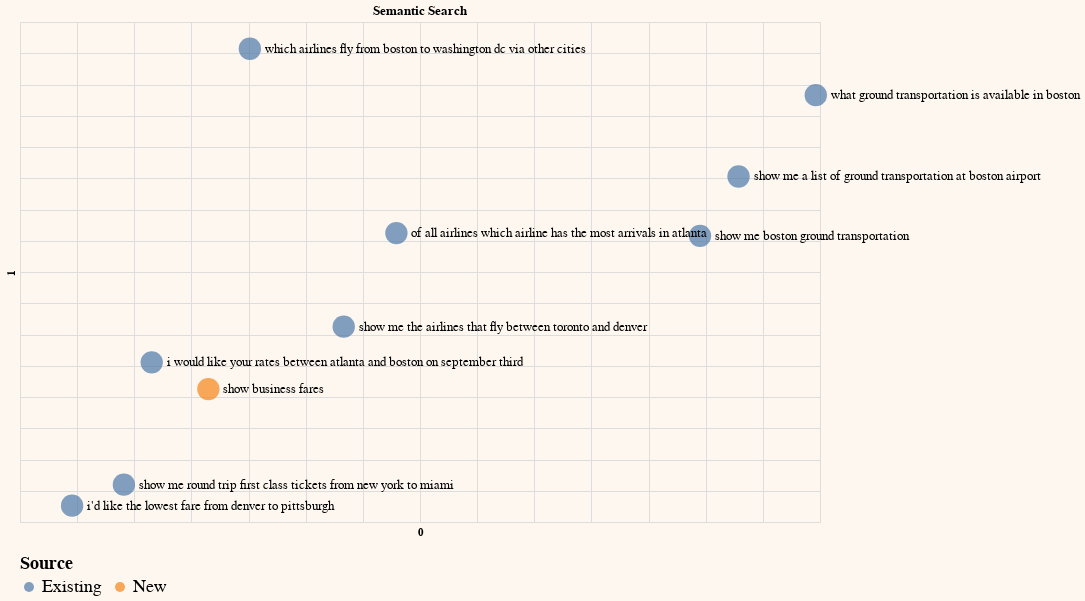

The notebook cell saved with this chart:
### Code cell
# Create column for representing chart legend
df_sem_pc2['Source'] = 'Existing'
df_sem_pc2.at[len(df_sem_pc2)-1, 'Source'] = "New"

# Plot on a chart
df_sem_pc2.columns = df_sem_pc2.columns.astype(str)
selection = list(range(sample)) + [-1]
generate_chart(df_sem_pc2.iloc[selection],'0','1',color='Source',title='Semantic Search')

### Figure 1 — Vega-Lite specification as saved in the notebook (floating-point values rounded to 4 significant figures; data arrays with more than 128 entries replaced by an {"elided": "..."} marker saying what was removed)
{"config": {"view": {"continuousWidth": 400, "continuousHeight": 300}, "background": "#FDF7F0", "legend": {"labelFontSize": 18, "orient": "bottom", "titleFontSize": 18}}, "layer": [{"mark": {"type": "circle", "size": 500}, "encoding": {"color": {"field": "Source", "type": "nominal"}, "tooltip": [{"field": "query", "type": "nominal"}], "x": {"axis": {"domain": false, "labels": false, "ticks": false}, "field": "0", "scale": {"zero": false}, "type": "quantitative"}, "y": {"axis": {"domain": false, "labels": false, "ticks": false}, "field": "1", "scale": {"zero": false}, "type": "quantitative"}}}, {"mark": {"type": "text", "align": "left", "baseline": "middle", "color": "black", "dx": 15, "size": 13}, "encoding": {"color": {"value": "black"}, "text": {"field": "query", "type": "nominal"}, "tooltip": [{"field": "query", "type": "nominal"}], "x": {"axis": {"domain": false, "labels": false, "ticks": false}, "field": "0", "scale": {"zero": false}, "type": "quantitative"}, "y": {"axis": {"domain": false, "labels": false, "ticks": false}, "field": "1", "scale": {"zero": false}, "type": "quantitative"}}}], "data": {"name": "data-7ae88ded4b8e57f741e7c72b90af674f"}, "height": 500, "title": "Semantic Search", "width": 800, "$schema": "https://vega.github.io/schema/vega-lite/v4.17.0.json", "datasets": {"data-7ae88ded4b8e57f741e7c72b90af674f": [{"query": " which airlines fly from boston to washington dc via other cities", "query_embeds": {"elided": "4096 float values"}, "0": -4.887, "1": 45.72, "Source": "Existing"}, {"query": " show me the airlines that fly between toronto and denver", "query_embeds": {"elided": "4096 float values"}, "0": 3.325, "1": 1.258, "Source": "Existing"}, {"query": " show me round trip first class tickets from new york to miami", "query_embeds": {"elided": "4096 float values"}, "0": -15.91, "1": -24.02, "Source": "Existing"}, {"query": " i'd like the lowest fare from denver to pittsburgh", "query_embeds": {"elided": "4096 float values"}, "0": -20.44, "1": -27.39, "Source": "Existing"}, {"query": " show me a list of ground transportation at boston airport", "query_embeds": {"elided": "4096 float values"}, "0": 37.87, "1": 25.28, "Source": "Existing"}, {"query": " show me boston ground transportation", "query_embeds": {"elided": "4096 float values"}, "0": 34.5, "1": 15.79, "Source": "Existing"}, {"query": " of all airlines which airline has the most arrivals in atlanta", "query_embeds": {"elided": "4096 float values"}, "0": 7.935, "1": 16.23, "Source": "Existing"}, {"query": " what ground transportation is available in boston", "query_embeds": {"elided": "4096 float values"}, "0": 44.63, "1": 38.29, "Source": "Existing"}, {"query": " i would like your rates between atlanta and boston on september third", "query_embeds": {"elided": "4096 float values"}, "0": -13.47, "1": -4.449, "Source": "Existing"}, {"query": "show business fares", "query_embeds": {"elided": "4096 float values"}, "0": -8.517, "1": -8.738, "Source": "New"}]}}
